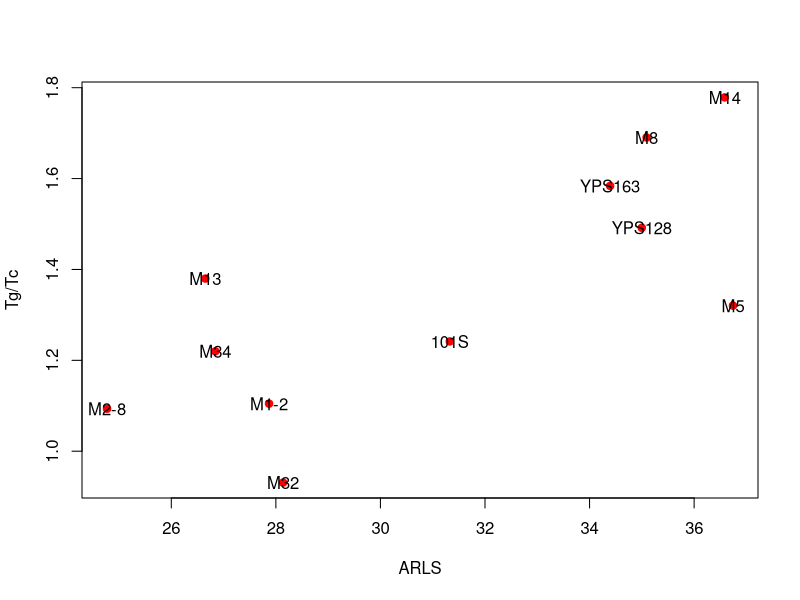
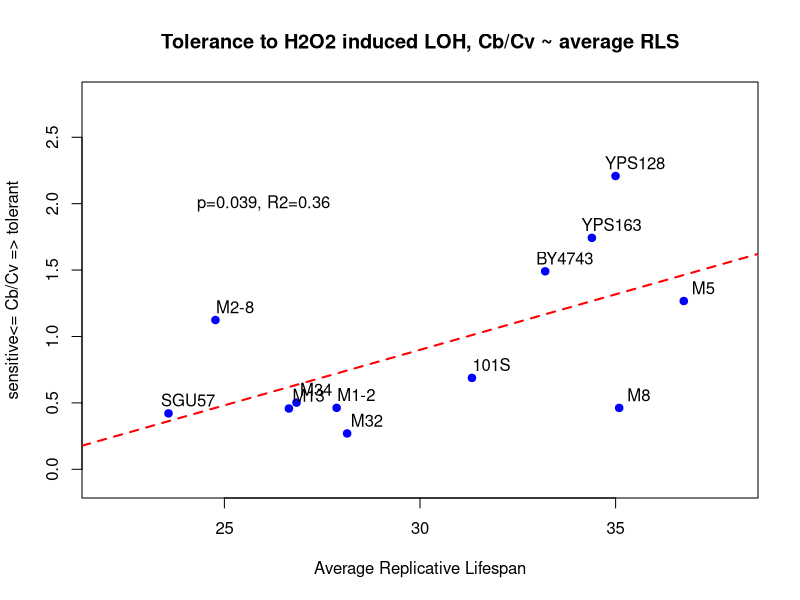
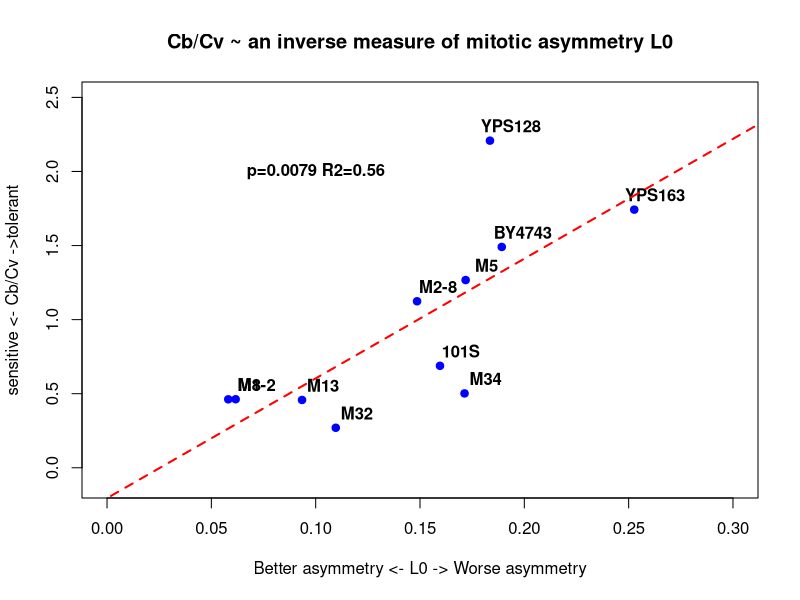
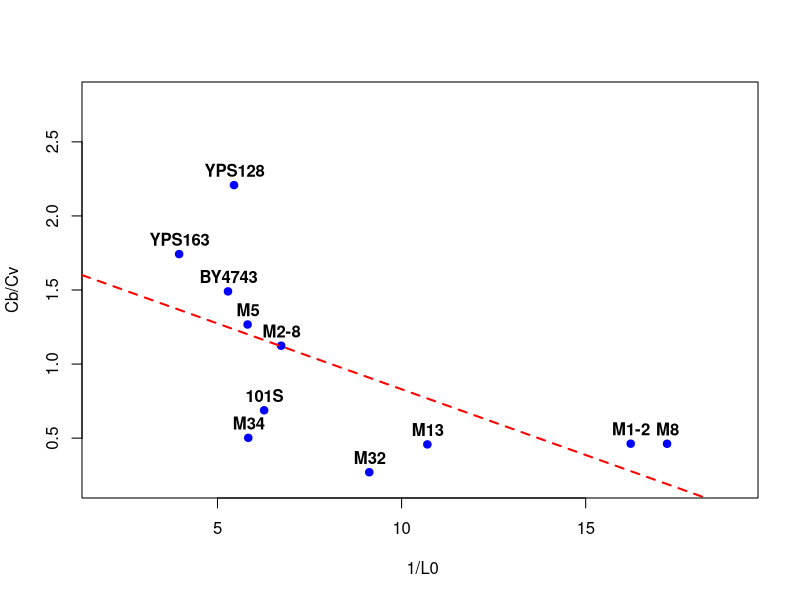
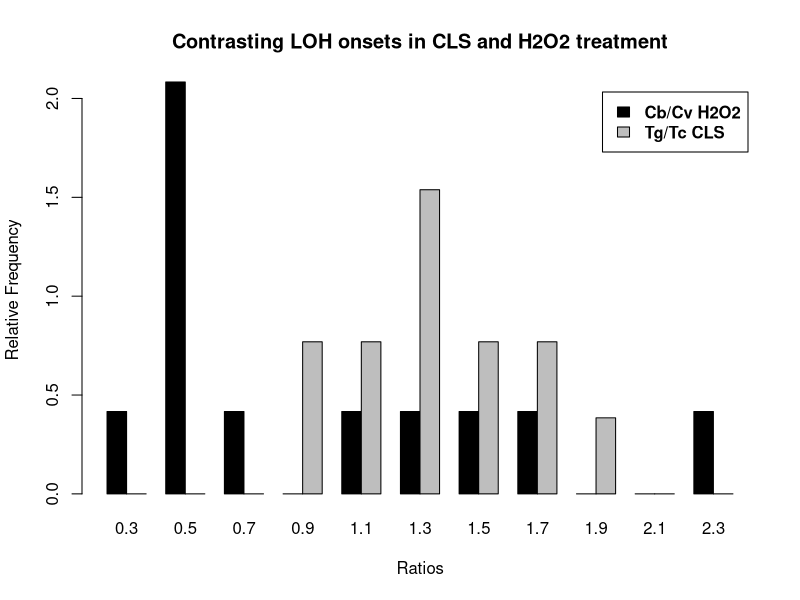
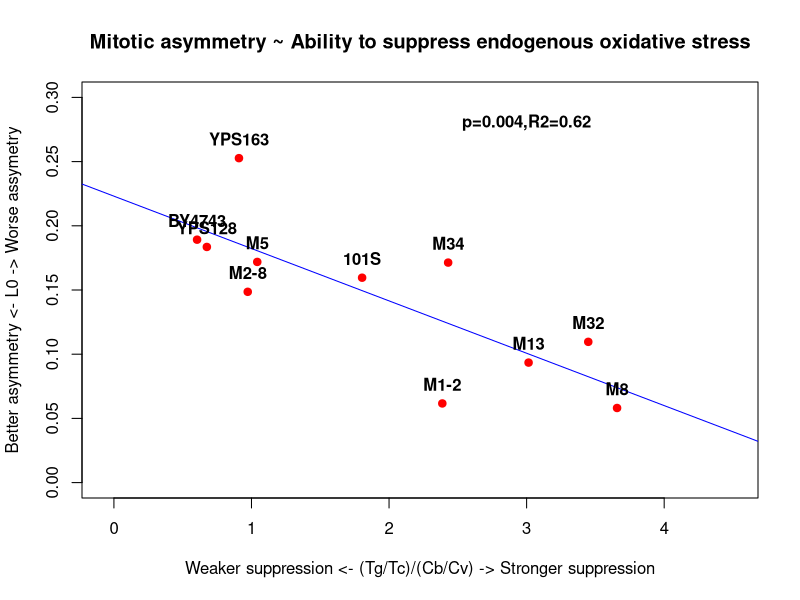

R code for these plots, in order:
## ---- chunk 1
rm( list = ls() );
## ---- chunk 2
 list.files( path="data")
 tb = read.table("data/021307.summary.by.strain.csv", header=T, sep="\t");
 tb.old = tb;
 labels = names( tb.old );
 tb = tb.old[, c("strain","ARLS","R0","G","CLS","Tc", "Tg","Tmmax","Tbmax", "Td", "Tdmax","TLmax","Lmax", 
 "b.max", "b.min", "strains", "L0.all", "L0.small" , "Pbt0","Pb0.5t0", "Pbt0.b") ];
 tb$CLS.vs.Tc = tb$CLS / tb$Tc; 
 tb$Tg.vs.Tc = tb$Tg / tb$Tc;
 tb$strain = as.character(tb$strain)
 tb.old = tb;
 tb = tb.old[1:13,] #remove rad52DD
 tb.test = tb[1:11,]   
## ---- chunk 3
 summary(lm(Tg.vs.Tc ~ ARLS, data=tb.test)) #re-run the old results, just to double-check
 summary(lm( 1/Tg.vs.Tc ~ ARLS, data=tb.test)) # negative, p=0.012 R2=0.52
 plot( tb.test$Tg.vs.Tc ~ tb.test$ARLS, col='red', pch=19, xlab='ARLS', ylab='Tg/Tc' )
 text(tb.test$ARLS, tb.test$Tg.vs.Tc, tb.test$strains)
## ---- chunk 4
 tb2 = read.csv("data/LOHH2O2_dataset.csv") 
## ---- chunk 5
 tb2$strain = tb2$strains
 tb3 = merge(tb, tb2, by='strain')
 tb3 = tb3[ , -(grep('strains', names(tb3))) ]
## ---- chunk 6
 summary(lm(tb3$Cb.vs.Cv ~ tb3$ARLS)) #p 0.039
 plot( tb3$Cb.vs.Cv ~ tb3$ARLS, col='blue', pch=19, xlab='Average Replicative Lifespan', ylab='sensitive<= Cb/Cv => tolerant', xlim=c(22,38),ylim=c(-0.1,2.8), main="Tolerance to H2O2 induced LOH, Cb/Cv ~ average RLS")
 text(tb3$ARLS + 0.5, tb3$Cb.vs.Cv+0.1, tb3$strain)
 m = lm(tb3$Cb.vs.Cv ~ tb3$ARLS )
 abline(m, col='red', lty=2, lwd=2)
 text(26, 2.0, "p=0.039, R2=0.36")
## ---- chunk 7
 par(font=2)
 summary(lm( tb3$Cb.vs.Cv ~  tb3$L0.all)) # p=0.0079
 plot( tb3$Cb.vs.Cv ~ tb3$L0.all, col='blue', pch=19, xlab='Better asymmetry <- L0 -> Worse asymmetry', ylab='sensitive <- Cb/Cv ->tolerant', xlim=c(0, 0.3),ylim=c(-0.1,2.5), main="Cb/Cv ~ an inverse measure of mitotic asymmetry L0")
 text(tb3$L0.all + 0.01, tb3$Cb.vs.Cv+0.1, tb3$strain)
 m = lm(tb3$Cb.vs.Cv ~ tb3$L0.all )
 abline(m, col='red', lty=2, lwd=2)
 text(0.1, 2.0, "p=0.0079 R2=0.56")
## ---- chunk 8
 tb3$One.vs.L0.all = 1 / tb3$L0.all  #use 1/L0 maybe confusing when people try to compare this study with Qin08 results.
 summary(lm( tb3$Cb.vs.Cv ~  tb3$One.vs.L0.all)) # p=0.039
 plot( tb3$Cb.vs.Cv ~ tb3$One.vs.L0.all, col='blue', pch=19, xlab=' 1/L0', ylab='Cb/Cv', xlim=c(2,19),ylim=c(0.2, 2.8) )
 text(tb3$One.vs.L0.all + 0.01, tb3$Cb.vs.Cv+0.1, tb3$strain)
 m = lm(tb3$Cb.vs.Cv ~ tb3$One.vs.L0.all )
 abline(m, col='red', lty=2, lwd=2)
## ---- chunk 9
 mystep=0.2
 my.breaks = seq( 0.2,  round(max( c( tb3$Cb.vs.Cv, tb3$Tg.vs.Tc )) + 0.2, 1) ,by= mystep ); 
 h.H2O2  <- hist( tb3$Cb.vs.Cv, br= my.breaks, xlab = "Cb/Cv", ylab = "relative density", freq=F, plot=F ) ; 
 h.aging <- hist(tb$Tg.vs.Tc, br= my.breaks, xlab = "Tg/Tc",  ylab = "relative density", freq=F, plot=F ) ;
 
 #generate the comparison table
 bins <-  data.frame( rbind(h.H2O2$density,h.aging$density) )  ;
 my.mids = my.breaks[-length(my.breaks)] + mystep/2
 names( bins ) <- my.mids
 row.names(bins) <- c( "H2O2", "Chronological Aging" )
 bins

 barplot( as.matrix(bins), beside=T, col=c("black","gray"), ylab="Relative Frequency", xlab="Ratios", legend= c( "Cb/Cv H2O2", "Tg/Tc CLS" )  );
 title(main="Contrasting LOH onsets in CLS and H2O2 treatment" )

 ks.test(tb3$Cb.vs.Cv, tb3$Tg.vs.Tc) #p=0.031
## ---- chunk 10
tb3$TgTc.vs.CbCv =  tb3$Tg.vs.Tc / tb3$Cb.vs.Cv 

summary(lm(tb3$L0.all ~  tb3$TgTc.vs.CbCv ))
m = lm(tb3$L0.all ~  tb3$TgTc.vs.CbCv)
par(font=2) 
plot( tb3$L0.all ~ tb3$TgTc.vs.CbCv, pch=19, col="red", 
      ylab = "Better asymmetry <- L0 -> Worse assymetry",
      xlab = "Weaker suppression <- (Tg/Tc)/(Cb/Cv) -> Stronger suppression",
      main="Mitotic asymmetry ~ Ability to suppress endogenous oxidative stress",
      xlim = c(-0.05, 4.5), ylim=c(0, 0.3))
abline(m, col="blue")
text( tb3$TgTc.vs.CbCv, tb3$L0.all+0.015, tb3$strain)
text( 3, 0.28, "p=0.004,R2=0.62")
